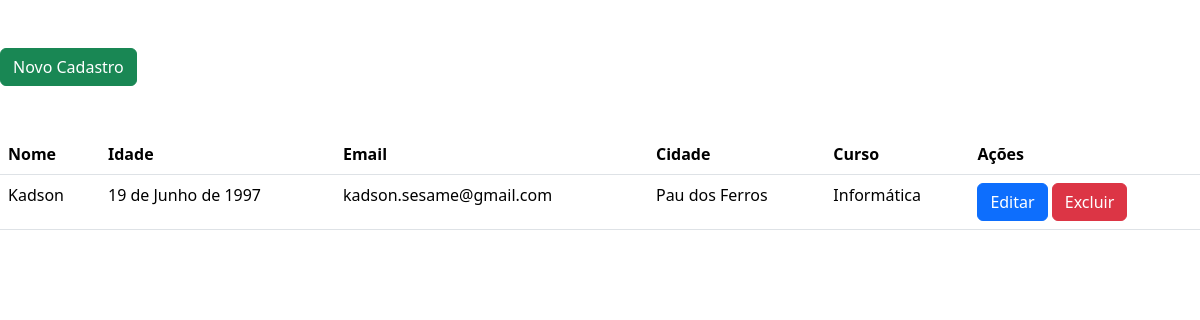
The app's page /, older data.
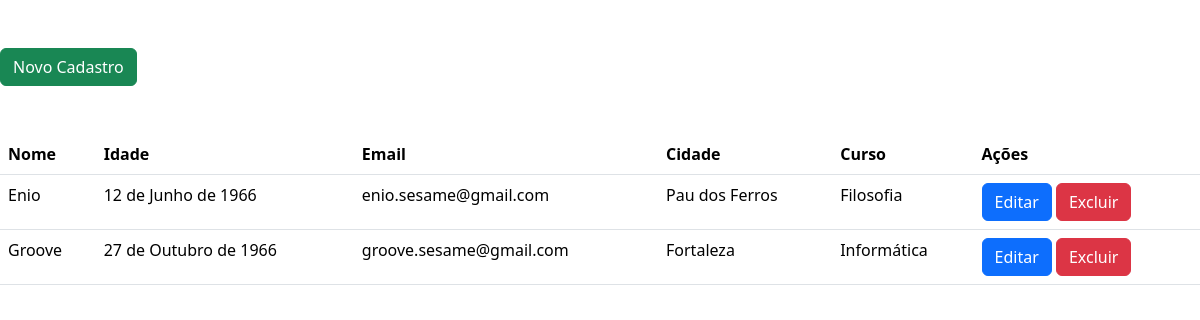
The same page, newer data.
### apps/manter_alunos/models.py (models this page shows, shortened)
class Aluno(models.Model):
    nome = models.CharField(max_length=40)
    endereco = models.CharField(max_length=70)
    email = models.CharField(max_length=40)
    data_de_nascimento = models.CharField(max_length=60)
    curso = models.ForeignKey(Curso, on_delete=models.CASCADE)
    cidade = models.ForeignKey(Cidade, on_delete=models.CASCADE)

class Cidade(models.Model):
    nome = models.CharField(max_length=30)
    sigla_estado = models.CharField(max_length=2)
    def __str__(self):
        return self.nome

class Curso(models.Model):
    nome = models.CharField(max_length=15)
    def __str__(self):
        return self.nome

### apps/manter_alunos/views.py (the view)
# urls.py: path('', index, name="home"),
def index(request):
    alunos = Aluno.objects.all()
    context = { 'alunos': alunos }
    return render(request, 'index.html', context)

### apps/manter_alunos/templates/index.html (shortened to what this page needs)
<!DOCTYPE html>
<html lang="pt-br">
<head>
    <link href="https://cdn.jsdelivr.net/npm/bootstrap@5.3.2/dist/css/bootstrap.min.css" rel="stylesheet"
>
</head>
<body>
    <main>
        <a href="{% url 'criar_aluno' %}"><button class="btn btn-success my-5">Novo Cadastro</button></a>
        <table class="table">
            <thead>
                <tr>
                    <th class="col">Nome</th>
                    <th class="col">Idade</th>
                    <th class="col">Email</th>
                    <th class="col">Cidade</th>
                    <th class="col">Curso</th>
                    <th class="col">Ações</th>
                </tr>
            </thead>
            <tbody>
                {% for aluno in alunos %}
                <tr>
                    <td>{{ aluno.nome }}</td>
                    <td>{{ aluno.data_de_nascimento }}</td>
                    <td>{{ aluno.email }}</td>
                    <td>{{ aluno.cidade }}</td>
                    <td>{{ aluno.curso }}</td>
                    <td>
                        <a href="{% url 'editar_aluno' aluno.id %}"><button class="btn btn-primary">Editar</button></a>
                        <a href="{% url 'excluir_aluno' aluno.id %}"><button class="btn btn-danger">Excluir</button></a>
                    </td>
                </tr>
                {% endfor %}
            </tbody>
        </table>
    </main>
</body>
</html>

Row changes from the older to the newer data that the page shows:
removed Aluno: nome "Kadson", data_de_nascimento "19 de Junho de 1997", email "kadson.sesame@gmail.com", cidade "Pau dos Ferros", curso "Informática"
added Aluno: nome "Enio", data_de_nascimento "12 de Junho de 1966", email "enio.sesame@gmail.com", cidade "Pau dos Ferros", curso "Filosofia"
added Aluno: nome "Groove", data_de_nascimento "27 de Outubro de 1966", email "groove.sesame@gmail.com", cidade "Fortaleza", curso "Informática"
